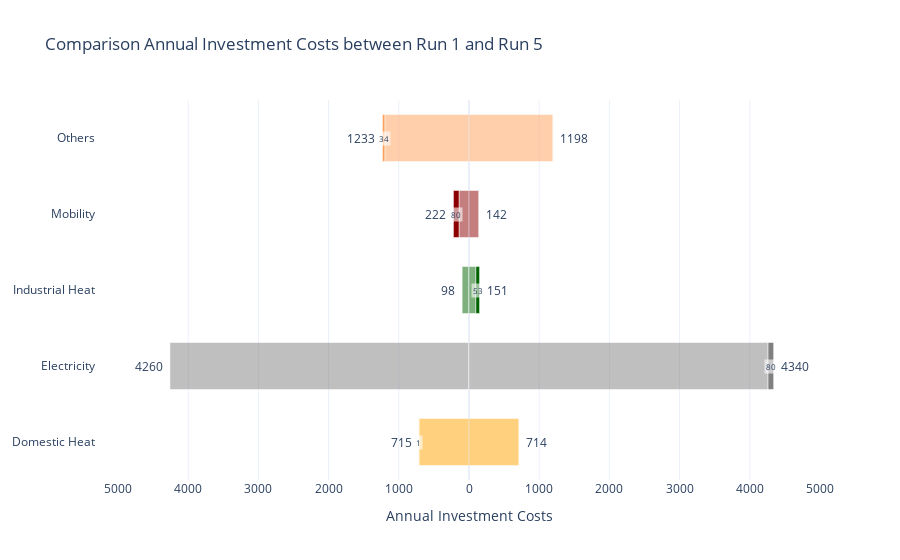
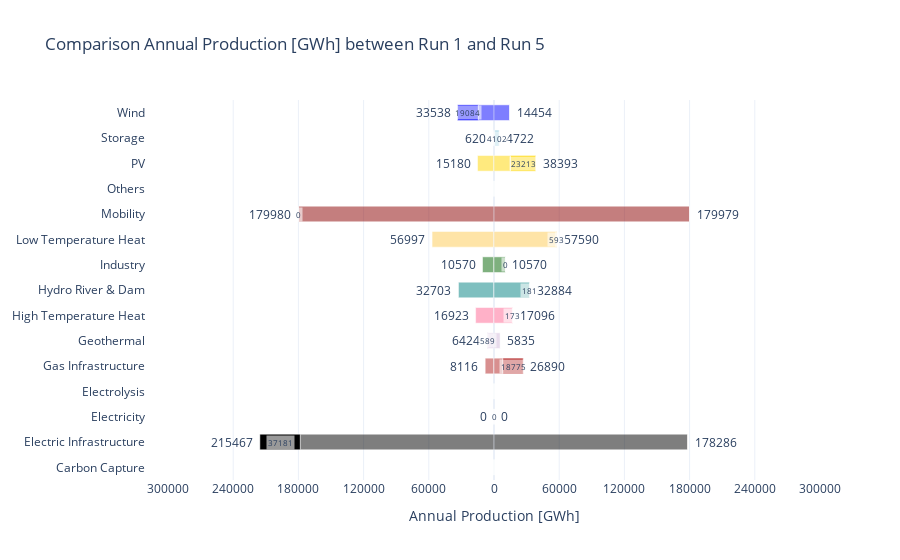

Notebook code cell kept with these figures, in order:
### Code cell
plot_comparison(results=results_ch_n, variable='C_inv_an', category='Sector', run1=1, run2=5,
                labels={'C_inv_an': 'Annual Investment Costs'}).show()

plot_comparison(results=results_ch_n, variable='Annual_Prod', category='Category_2', run1=1, run2=5,
                labels={'Annual_Prod': 'Annual Production [GWh]'}).show()

### Figure 1 — Plotly figure (JSON) as saved in the notebook; plotly's stock layout.template omitted (floating-point values rounded to 4 significant figures)
{"data": [{"marker": {"color": ["#FFA500", "#808080", "#006400", "#8B0000", "#FFA15A"]}, "opacity": 0.5, "orientation": "h", "showlegend": false, "type": "bar", "x": [-713.9, -4260.0, -97.88, -142.1, -1198.0], "y": ["Domestic Heat", "Electricity", "Industrial Heat", "Mobility", "Others"]}, {"marker": {"color": ["#FFA500", "#808080", "#006400", "#8B0000", "#FFA15A"]}, "orientation": "h", "showlegend": false, "type": "bar", "x": [-1.002, 0, 0, -79.66, -34.44], "y": ["Domestic Heat", "Electricity", "Industrial Heat", "Mobility", "Others"]}, {"marker": {"color": ["#FFA500", "#808080", "#006400", "#8B0000", "#FFA15A"]}, "opacity": 0.5, "orientation": "h", "showlegend": false, "type": "bar", "x": [713.9, 4260.0, 97.88, 142.1, 1198.0], "y": ["Domestic Heat", "Electricity", "Industrial Heat", "Mobility", "Others"]}, {"marker": {"color": ["#FFA500", "#808080", "#006400", "#8B0000", "#FFA15A"]}, "orientation": "h", "showlegend": false, "type": "bar", "x": [0, 79.67, 52.76, 0, 0], "y": ["Domestic Heat", "Electricity", "Industrial Heat", "Mobility", "Others"]}], "layout": {"annotations": [{"font": {"size": 12}, "showarrow": false, "text": "715", "x": -714.9, "xanchor": "right", "xshift": -5, "y": "Domestic Heat"}, {"font": {"size": 12}, "showarrow": false, "text": "714", "x": 713.9, "xanchor": "left", "xshift": 5, "y": "Domestic Heat"}, {"bgcolor": "rgba(255, 255, 255, 0.6)", "font": {"size": 8}, "showarrow": false, "text": "1", "x": -714.4, "y": "Domestic Heat"}, {"font": {"size": 12}, "showarrow": false, "text": "4260", "x": -4260.0, "xanchor": "right", "xshift": -5, "y": "Electricity"}, {"font": {"size": 12}, "showarrow": false, "text": "4340", "x": 4340.0, "xanchor": "left", "xshift": 5, "y": "Electricity"}, {"bgcolor": "rgba(255, 255, 255, 0.6)", "font": {"size": 8}, "showarrow": false, "text": "80", "x": 4300.0, "y": "Electricity"}, {"font": {"size": 12}, "showarrow": false, "text": "98", "x": -97.88, "xanchor": "right", "xshift": -5, "y": "Industrial Heat"}, {"font": {"size": 12}, "showarrow": false, "text": "151", "x": 150.6, "xanchor": "left", "xshift": 5, "y": "Industrial Heat"}, {"bgcolor": "rgba(255, 255, 255, 0.6)", "font": {"size": 8}, "showarrow": false, "text": "53", "x": 124.3, "y": "Industrial Heat"}, {"font": {"size": 12}, "showarrow": false, "text": "222", "x": -221.8, "xanchor": "right", "xshift": -5, "y": "Mobility"}, {"font": {"size": 12}, "showarrow": false, "text": "142", "x": 142.1, "xanchor": "left", "xshift": 5, "y": "Mobility"}, {"bgcolor": "rgba(255, 255, 255, 0.6)", "font": {"size": 8}, "showarrow": false, "text": "80", "x": -182.0, "y": "Mobility"}, {"font": {"size": 12}, "showarrow": false, "text": "1233", "x": -1233.0, "xanchor": "right", "xshift": -5, "y": "Others"}, {"font": {"size": 12}, "showarrow": false, "text": "1198", "x": 1198.0, "xanchor": "left", "xshift": 5, "y": "Others"}, {"bgcolor": "rgba(255, 255, 255, 0.6)", "font": {"size": 8}, "showarrow": false, "text": "34", "x": -1216.0, "y": "Others"}], "bargap": 0.382, "barmode": "relative", "title": {"text": "Comparison Annual Investment Costs between Run 1 and Run 5"}, "xaxis": {"range": [-5000, 5000], "ticktext": [5000, 4000, 3000, 2000, 1000, 0, 1000, 2000, 3000, 4000, 5000], "tickvals": [-5000, -4000, -3000, -2000, -1000, 0, 1000, 2000, 3000, 4000, 5000], "title": {"text": "Annual Investment Costs"}, "zeroline": true}, "yaxis": {"automargin": true, "tickcolor": "rgba(0,0,0,0)", "ticklabelposition": "outside", "ticklen": 20, "ticks": "outside", "title": {}}}}

### Figure 2 — Plotly figure (JSON) as saved in the notebook; plotly's stock layout.template omitted (floating-point values rounded to 4 significant figures)
{"data": [{"marker": {"color": ["#A52A2A", "#000000", "#808080", "#66CDAA", "#B22222", "#D3B9DA", "#FF6692", "#008080", "#006400", "#FECB52", "#8B0000", "#EF553B", "#FFD700", "#ADD8E6", "#0000FF"]}, "opacity": 0.5, "orientation": "h", "showlegend": false, "type": "bar", "x": [0, -178300.0, -0.04106, 0, -8116.0, -5835.0, -16920.0, -32700.0, -10570.0, -57000.0, -180000.0, 0, -15180.0, -620.4, -14450.0], "y": ["Carbon Capture", "Electric Infrastructure", "Electricity", "Electrolysis", "Gas Infrastructure", "Geothermal", "High Temperature Heat", "Hydro River & Dam", "Industry", "Low Temperature Heat", "Mobility", "Others", "PV", "Storage", "Wind"]}, {"marker": {"color": ["#A52A2A", "#000000", "#808080", "#66CDAA", "#B22222", "#D3B9DA", "#FF6692", "#008080", "#006400", "#FECB52", "#8B0000", "#EF553B", "#FFD700", "#ADD8E6", "#0000FF"]}, "orientation": "h", "showlegend": false, "type": "bar", "x": [0, -37180.0, 0, 0, 0, -589.2, 0, 0, 0, 0, -3.201e-10, 0, 0, 0, -19080.0], "y": ["Carbon Capture", "Electric Infrastructure", "Electricity", "Electrolysis", "Gas Infrastructure", "Geothermal", "High Temperature Heat", "Hydro River & Dam", "Industry", "Low Temperature Heat", "Mobility", "Others", "PV", "Storage", "Wind"]}, {"marker": {"color": ["#A52A2A", "#000000", "#808080", "#66CDAA", "#B22222", "#D3B9DA", "#FF6692", "#008080", "#006400", "#FECB52", "#8B0000", "#EF553B", "#FFD700", "#ADD8E6", "#0000FF"]}, "opacity": 0.5, "orientation": "h", "showlegend": false, "type": "bar", "x": [0, 178300.0, 0.04106, 0, 8116.0, 5835.0, 16920.0, 32700.0, 10570.0, 57000.0, 180000.0, 0, 15180.0, 620.4, 14450.0], "y": ["Carbon Capture", "Electric Infrastructure", "Electricity", "Electrolysis", "Gas Infrastructure", "Geothermal", "High Temperature Heat", "Hydro River & Dam", "Industry", "Low Temperature Heat", "Mobility", "Others", "PV", "Storage", "Wind"]}, {"marker": {"color": ["#A52A2A", "#000000", "#808080", "#66CDAA", "#B22222", "#D3B9DA", "#FF6692", "#008080", "#006400", "#FECB52", "#8B0000", "#EF553B", "#FFD700", "#ADD8E6", "#0000FF"]}, "orientation": "h", "showlegend": false, "type": "bar", "x": [0, 0, 0.000296, 0, 18770.0, 0, 172.7, 180.8, 8.537e-05, 593.3, 0, 0, 23210.0, 4102.0, 0], "y": ["Carbon Capture", "Electric Infrastructure", "Electricity", "Electrolysis", "Gas Infrastructure", "Geothermal", "High Temperature Heat", "Hydro River & Dam", "Industry", "Low Temperature Heat", "Mobility", "Others", "PV", "Storage", "Wind"]}], "layout": {"annotations": [{"font": {"size": 12}, "showarrow": false, "text": "215467", "x": -215500.0, "xanchor": "right", "xshift": -5, "y": "Electric Infrastructure"}, {"font": {"size": 12}, "showarrow": false, "text": "178286", "x": 178300.0, "xanchor": "left", "xshift": 5, "y": "Electric Infrastructure"}, {"bgcolor": "rgba(255, 255, 255, 0.6)", "font": {"size": 8}, "showarrow": false, "text": "37181", "x": -196900.0, "y": "Electric Infrastructure"}, {"font": {"size": 12}, "showarrow": false, "text": "0", "x": -0.04106, "xanchor": "right", "xshift": -5, "y": "Electricity"}, {"font": {"size": 12}, "showarrow": false, "text": "0", "x": 0.04135, "xanchor": "left", "xshift": 5, "y": "Electricity"}, {"bgcolor": "rgba(255, 255, 255, 0.6)", "font": {"size": 8}, "showarrow": false, "text": "0", "x": 0.0412, "y": "Electricity"}, {"font": {"size": 12}, "showarrow": false, "text": "8116", "x": -8116.0, "xanchor": "right", "xshift": -5, "y": "Gas Infrastructure"}, {"font": {"size": 12}, "showarrow": false, "text": "26890", "x": 26890.0, "xanchor": "left", "xshift": 5, "y": "Gas Infrastructure"}, {"bgcolor": "rgba(255, 255, 255, 0.6)", "font": {"size": 8}, "showarrow": false, "text": "18775", "x": 17500.0, "y": "Gas Infrastructure"}, {"font": {"size": 12}, "showarrow": false, "text": "6424", "x": -6424.0, "xanchor": "right", "xshift": -5, "y": "Geothermal"}, {"font": {"size": 12}, "showarrow": false, "text": "5835", "x": 5835.0, "xanchor": "left", "xshift": 5, "y": "Geothermal"}, {"bgcolor": "rgba(255, 255, 255, 0.6)", "font": {"size": 8}, "showarrow": false, "text": "589", "x": -6130.0, "y": "Geothermal"}, {"font": {"size": 12}, "showarrow": false, "text": "16923", "x": -16920.0, "xanchor": "right", "xshift": -5, "y": "High Temperature Heat"}, {"font": {"size": 12}, "showarrow": false, "text": "17096", "x": 17100.0, "xanchor": "left", "xshift": 5, "y": "High Temperature Heat"}, {"bgcolor": "rgba(255, 255, 255, 0.6)", "font": {"size": 8}, "showarrow": false, "text": "173", "x": 17010.0, "y": "High Temperature Heat"}, {"font": {"size": 12}, "showarrow": false, "text": "32703", "x": -32700.0, "xanchor": "right", "xshift": -5, "y": "Hydro River & Dam"}, {"font": {"size": 12}, "showarrow": false, "text": "32884", "x": 32880.0, "xanchor": "left", "xshift": 5, "y": "Hydro River & Dam"}, {"bgcolor": "rgba(255, 255, 255, 0.6)", "font": {"size": 8}, "showarrow": false, "text": "181", "x": 32790.0, "y": "Hydro River & Dam"}, {"font": {"size": 12}, "showarrow": false, "text": "10570", "x": -10570.0, "xanchor": "right", "xshift": -5, "y": "Industry"}, {"font": {"size": 12}, "showarrow": false, "text": "10570", "x": 10570.0, "xanchor": "left", "xshift": 5, "y": "Industry"}, {"bgcolor": "rgba(255, 255, 255, 0.6)", "font": {"size": 8}, "showarrow": false, "text": "0", "x": 10570.0, "y": "Industry"}, {"font": {"size": 12}, "showarrow": false, "text": "56997", "x": -57000.0, "xanchor": "right", "xshift": -5, "y": "Low Temperature Heat"}, {"font": {"size": 12}, "showarrow": false, "text": "57590", "x": 57590.0, "xanchor": "left", "xshift": 5, "y": "Low Temperature Heat"}, {"bgcolor": "rgba(255, 255, 255, 0.6)", "font": {"size": 8}, "showarrow": false, "text": "593", "x": 57290.0, "y": "Low Temperature Heat"}, {"font": {"size": 12}, "showarrow": false, "text": "179980", "x": -180000.0, "xanchor": "right", "xshift": -5, "y": "Mobility"}, {"font": {"size": 12}, "showarrow": false, "text": "179979", "x": 180000.0, "xanchor": "left", "xshift": 5, "y": "Mobility"}, {"bgcolor": "rgba(255, 255, 255, 0.6)", "font": {"size": 8}, "showarrow": false, "text": "0", "x": -180000.0, "y": "Mobility"}, {"font": {"size": 12}, "showarrow": false, "text": "15180", "x": -15180.0, "xanchor": "right", "xshift": -5, "y": "PV"}, {"font": {"size": 12}, "showarrow": false, "text": "38393", "x": 38390.0, "xanchor": "left", "xshift": 5, "y": "PV"}, {"bgcolor": "rgba(255, 255, 255, 0.6)", "font": {"size": 8}, "showarrow": false, "text": "23213", "x": 26790.0, "y": "PV"}, {"font": {"size": 12}, "showarrow": false, "text": "620", "x": -620.4, "xanchor": "right", "xshift": -5, "y": "Storage"}, {"font": {"size": 12}, "showarrow": false, "text": "4722", "x": 4722.0, "xanchor": "left", "xshift": 5, "y": "Storage"}, {"bgcolor": "rgba(255, 255, 255, 0.6)", "font": {"size": 8}, "showarrow": false, "text": "4102", "x": 2671.0, "y": "Storage"}, {"font": {"size": 12}, "showarrow": false, "text": "33538", "x": -33540.0, "xanchor": "right", "xshift": -5, "y": "Wind"}, {"font": {"size": 12}, "showarrow": false, "text": "14454", "x": 14450.0, "xanchor": "left", "xshift": 5, "y": "Wind"}, {"bgcolor": "rgba(255, 255, 255, 0.6)", "font": {"size": 8}, "showarrow": false, "text": "19084", "x": -24000.0, "y": "Wind"}], "bargap": 0.382, "barmode": "relative", "title": {"text": "Comparison Annual Production [GWh] between Run 1 and Run 5"}, "xaxis": {"range": [-300000, 300000], "ticktext": [300000, 240000, 180000, 120000, 60000, 0, 60000, 120000, 180000, 240000, 300000], "tickvals": [-300000, -240000, -180000, -120000, -60000, 0, 60000, 120000, 180000, 240000, 300000], "title": {"text": "Annual Production [GWh]"}, "zeroline": true}, "yaxis": {"automargin": true, "tickcolor": "rgba(0,0,0,0)", "ticklabelposition": "outside", "ticklen": 20, "ticks": "outside", "title": {}}}}
